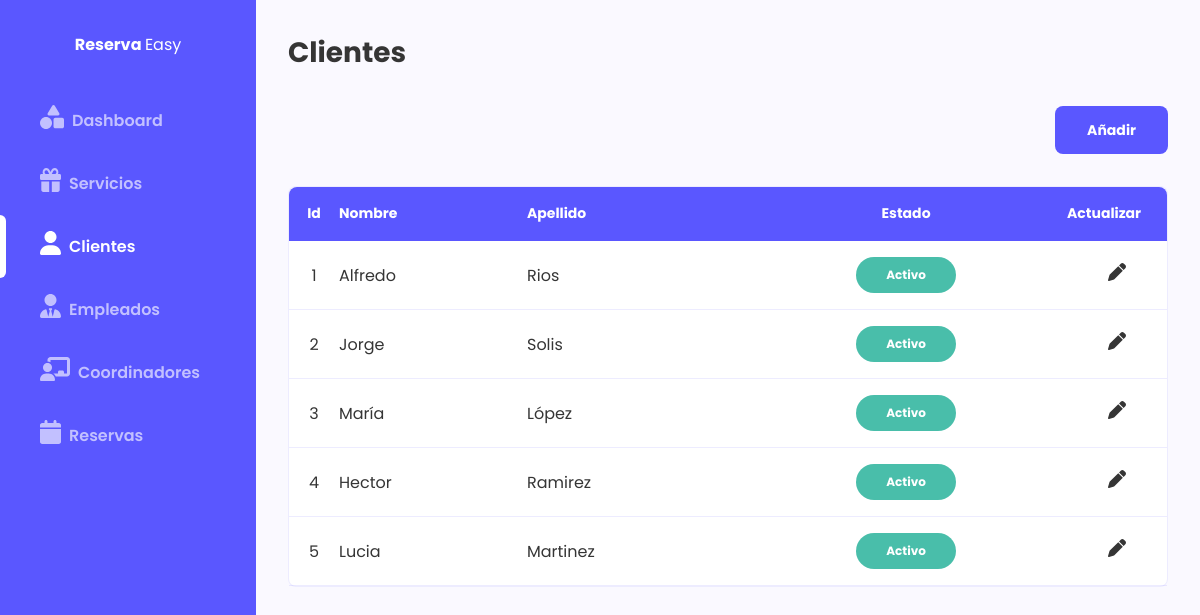
Page /clientes/listado/ on the committed database.
### evento/models.py (models this page shows, shortened)
class Cliente(models.Model):
    nombre = models.CharField(max_length=100)
    apellido = models.CharField(max_length=100)
    activo = models.BooleanField(default=True)

### evento/views.py (the view)
# urls.py: path('clientes/listado/', views.listar_clientes, name='listar_clientes'),
def listar_clientes(request):
    clientes = Cliente.objects.all()
    context = {
        'clientes': clientes
    }
    return render(
        request,
        "clientes/listado.html",
        context
    )

### evento/templates/clientes/listado.html (shortened to what this page needs)
{% extends "index.html" %}
{% block contenido_principal %}
<div class="contenido">
  <h1 class="titulo">Clientes</h1>
    <div class="opciones-lista">
      <a class="boton" href="{% url 'registrar_cliente' %}">Añadir</a>
    </div>
    <div class="caja margen-abajo">
      <table class="tabla">
          <tr>
              <th>Id</th>
              <th class="izquierda">Nombre</th>
              <th class="izquierda">Apellido</th>
              <th class="centrado">Estado</th>
              <th class="izquierda" width="100px">Actualizar</th>
          </tr>
          {% for cliente in clientes %}
              <tr>
                  <td class="centrado" width="50px">{{ cliente.id }}</td>
                  <td class="izquierda">{{ cliente.nombre }}</td>
                  <td>{{ cliente.apellido }}</td>
                  <td class="tabla-estado centrado">
                    {% if cliente.activo %}
                        <a href="{% url 'desactivar_empleado' cliente.id%}" class="activo">
                          Activo
                        </a>
                    {% else %}
                      <a href="{% url 'activar_cliente' cliente.id%}" class="inactivo">
                        Inactivo
                      </a>
                    {% endif %}
                  </td>
                  <td class="tabla-acciones">
                      <a href="{% url 'actualizar_cliente' cliente.id %}">
                          <span>
                          </span>
                      </a>
                  </td>
              </tr>
          {% endfor %}
      </table>
    </div>
</div>
{% endblock %}

### static/css/estilos.css (style rules this page uses)
:root { --main-color: #5A57FF; --accent-color:#C2C0FF; --font-color:#353535; --border-color:#5a57ff1c; --bg-color:#FAF9FF; --inaactive-color:#EF767A; --active-color:#49BEAA; color: var(--font-color); }
* { font-family: 'Poppins'; padding: 0; margin: 0; box-sizing: border-box; list-style: none; }
a { text-decoration: none; color: var(--font-color); }
.contenido { width: 100%; max-width: 1400px; height: auto; padding: 0 32px; }
.caja { background-color: white; border: 1px solid var(--border-color); border-radius: 8px; }
.opciones-lista { margin-bottom:32px ; height: 48px; width: 100%; display: flex; justify-content: space-between; }
.tabla { width: 100%; border-collapse: collapse; border-spacing: 16px; }
.tabla tr { border-bottom: 1px solid var(--border-color); }
.tabla tr th { font-size: 14px; background-color: var(--main-color); color: white; }
.tabla tr th:first-child { border-radius: 8px 0 0 0 ; }
.tabla tr th:last-child { border-radius: 0 8px 0 0; }
.tabla tr td,th { padding: 16px 0; }
.tabla-estado { display: flex; justify-content: center; }
.tabla-estado a { width: 100px; display: flex; justify-content: center; align-items: center; color: white; border-radius: 22px; height: 36px; font-size: 12px; font-weight: bold; }
.tabla-estado .activo { background-color: var(--active-color); display: flex; }
.tabla .tabla-acciones a { display: block; width: 100%; text-align: center; transition: 0.2s ease-in-out; }
.boton { padding: 16px 32px; display: flex; justify-content: center; align-items: center; border: none; border-radius: 8px; background-color: var(--main-color); color: white; font-weight: bold; cursor: pointer; font-size: 14px; }
.margen-abajo { margin-bottom: 32px; }
.centrado { text-align: center; }
.izquierda { text-align: left; }
.titulo { margin: 32px 0; font-size: 28px; }

### rows in the picture
Cliente: id "1", nombre "Alfredo", apellido "Rios", activo "Activo"
Cliente: id "2", nombre "Jorge", apellido "Solis", activo "Activo"
Cliente: id "3", nombre "María", apellido "López", activo "Activo"
Cliente: id "4", nombre "Hector", apellido "Ramirez", activo "Activo"
Cliente: id "5", nombre "Lucia", apellido "Martinez", activo "Activo"
